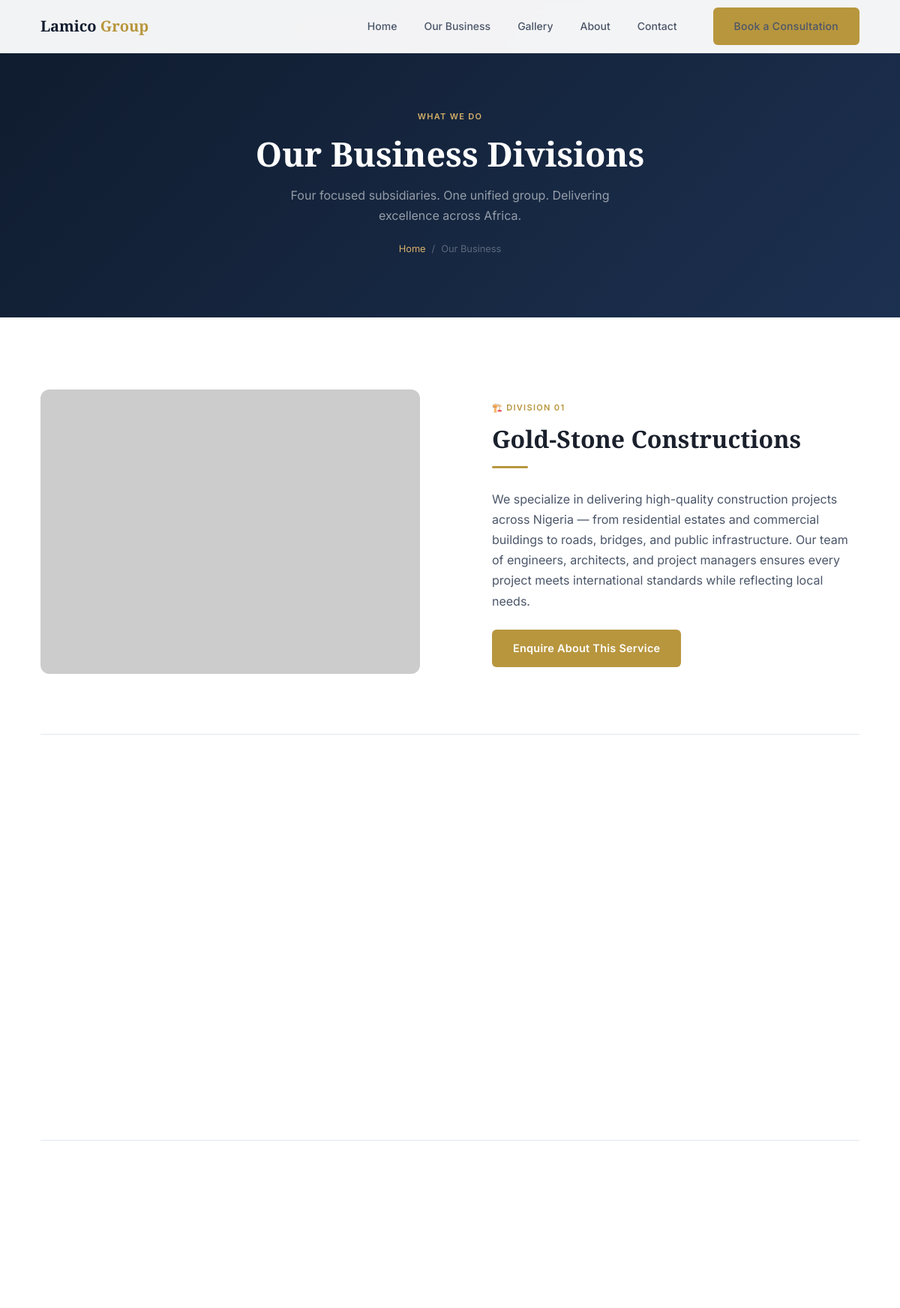
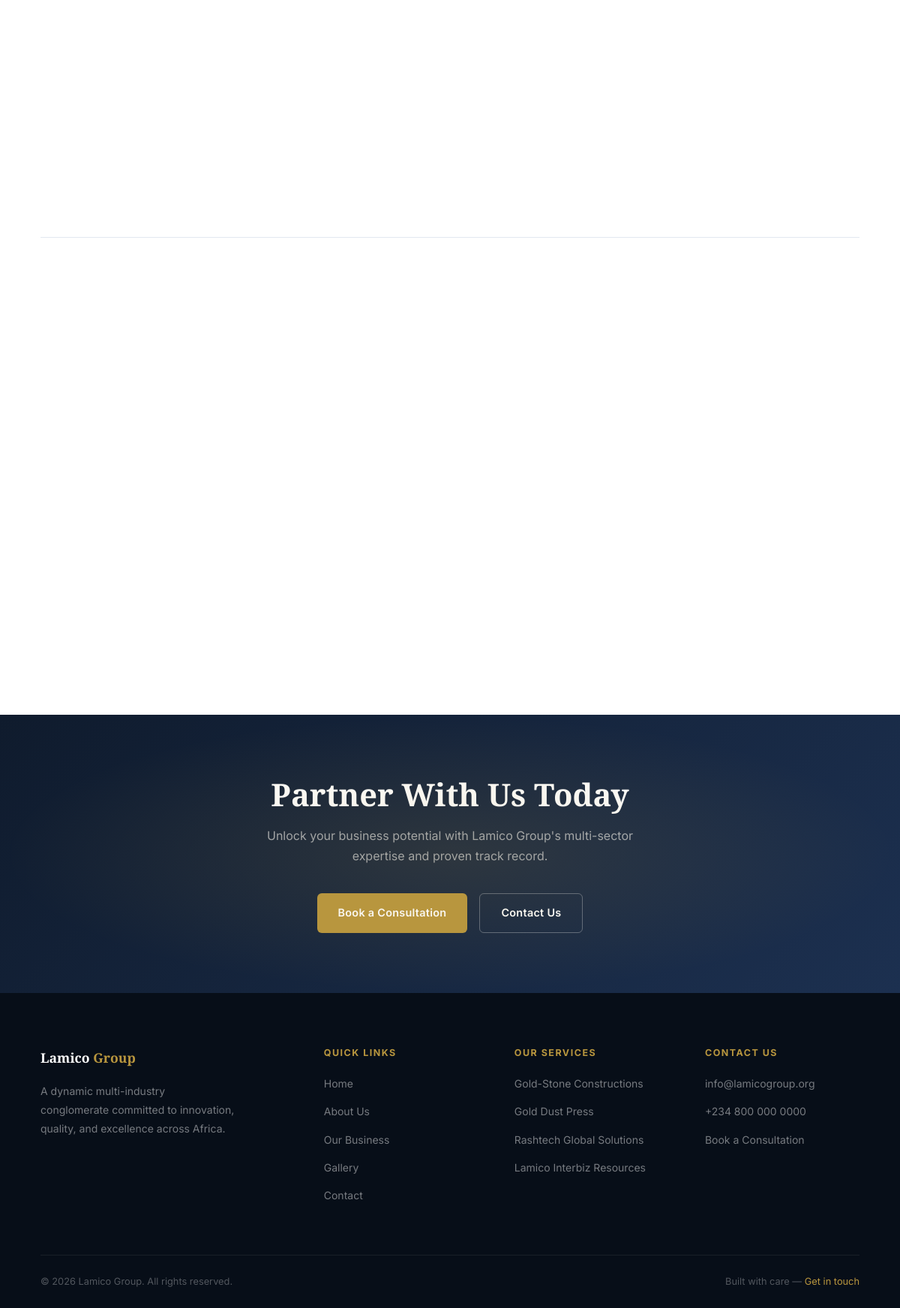
Screenshot of /pages/services.php with the database file from the repository (2 pictures, top to bottom).
### tables this page shows
CREATE TABLE IF NOT EXISTS `services` (
  `id`          INT AUTO_INCREMENT PRIMARY KEY,
  `name`        VARCHAR(255) NOT NULL,
  `slug`        VARCHAR(255) NOT NULL UNIQUE,
  `icon`        VARCHAR(10)  NOT NULL DEFAULT '🏢',
  `short_desc`  TEXT,
  `full_desc`   TEXT,
  `order_num`   INT DEFAULT 0,
  `active`      TINYINT(1) DEFAULT 1,
  `created_at`  TIMESTAMP DEFAULT CURRENT_TIMESTAMP
);

### pages/services.php (the view, shortened to what this page needs)
<?php
require_once '../includes/header.php';
require_once '../includes/db.php';
$services = $pdo->query('SELECT * FROM services WHERE active=1 ORDER BY order_num ASC')->fetchAll();
?>
<section class="page-hero">
  <div class="container">
    <span class="tag" style="color:var(--gold-light);">What We Do</span>
    <h1>Our Business Divisions</h1>
    <p>Four focused subsidiaries. One unified group. Delivering excellence across Africa.</p>
    <div class="breadcrumb">
      <a href="../index.php">Home</a>
      <span>/</span>
      <span>Our Business</span>
    </div>
  </div>
</section>
<section class="section">
  <div class="container">
    <?php foreach ($services as $i => $svc): ?>
    <div id="<?= $svc['slug'] ?>" class="about-grid reveal" style="margin-bottom:80px;<?= ($i % 2 !== 0) ? 'direction:rtl;' : '' ?>">
      <div style="<?= ($i % 2 !== 0) ? 'direction:ltr;' : '' ?>">
        <img src="../assets/images/service-<?= $svc['slug'] ?>.jpg"
             alt="<?= htmlspecialchars($svc['name']) ?>"
             style="border-radius:12px;width:100%;aspect-ratio:4/3;object-fit:cover;"
             onerror="this.src='https://placehold.co/600x450/0F1B2D/B8963E?text=<?= urlencode($svc['name']) ?>'">
      </div>
      <div style="<?= ($i % 2 !== 0) ? 'direction:ltr;padding-right:16px;' : 'padding-left:16px;' ?>">
        <span class="tag"><?= htmlspecialchars($svc['icon']) ?> Division 0<?= $i+1 ?></span>
        <h2 style="font-size:clamp(1.5rem,3vw,2rem);"><?= htmlspecialchars($svc['name']) ?></h2>
        <div class="divider"></div>
        <p><?= nl2br(htmlspecialchars($svc['full_desc'])) ?></p>
        <a href="../pages/booking.php?service=<?= urlencode($svc['name']) ?>" class="btn btn-primary" style="margin-top:24px;">
          Enquire About This Service
        </a>
      </div>
    </div>
    <?php if ($i < count($services)-1): ?>
    <hr style="border:none;border-top:1px solid var(--border);margin:0 0 80px;">
    <?php endif; ?>
    <?php endforeach; ?>
  </div>
</section>
<section class="cta-band">
  <div class="container">
    <h2>Partner With Us Today</h2>
    <p>Unlock your business potential with Lamico Group's multi-sector expertise and proven track record.</p>
    <div class="cta-actions">
      <a href="../pages/booking.php" class="btn btn-primary">Book a Consultation</a>
      <a href="../pages/contact.php" class="btn btn-outline" style="border-color:rgba(255,255,255,.3);color:#fff;">Contact Us</a>
    </div>
  </div>
</section>
<?php require_once '../includes/footer.php'; ?>

### assets/css/style.css (style rules this page uses)
:root { --gold: #B8963E; --gold-light: #D4B068; --gold-pale: #F5EDD6; --navy: #0F1B2D; --navy-mid: #1C3050; --slate: #4A5568; --mist: #F7F8FA; --white: #FFFFFF; --border: #E2E8F0; --text: #1A202C; --text-muted: #718096; --ff-display: 'Playfair Display', Georgia, serif; --ff-body: 'Inter', system-ui, sans-serif; --radius: 6px; --radius-lg: 12px; --shadow-sm: 0 1px 3px rgba(0,0,0,.06), 0 1px 2px rgba(0,0,0,.04); --shadow-md: 0 4px 16px rgba(0,0,0,.08); --shadow-lg: 0 12px 40px rgba(0,0,0,.10); --transition: .25s ease; --max-w: 1140px; }
*, *::before, *::after { box-sizing: border-box; margin: 0; padding: 0; }
html { scroll-behavior: smooth; -webkit-text-size-adjust: 100%; }
body { font-family: var(--ff-body); font-size: 16px; line-height: 1.7; color: var(--text); background: var(--white); overflow-x: hidden; }
img { display: block; max-width: 100%; height: auto; }
a { color: inherit; text-decoration: none; }
.container { width: 100%; max-width: var(--max-w); margin: 0 auto; padding: 0 24px; }
.section { padding: 96px 0; }
.tag { display: inline-block; font-size: 11px; font-weight: 600; letter-spacing: .12em; text-transform: uppercase; color: var(--gold); margin-bottom: 12px; }
h1,h2,h3,h4,h5 { font-family: var(--ff-display); line-height: 1.25; }
h1 { font-size: clamp(2.2rem, 5vw, 3.6rem); font-weight: 700; }
h2 { font-size: clamp(1.8rem, 3.5vw, 2.6rem); font-weight: 600; }
p { color: var(--slate); }
.btn { display: inline-flex; align-items: center; gap: 8px; padding: 13px 28px; font-size: .9rem; font-weight: 600; letter-spacing: .02em; border-radius: var(--radius); transition: var(--transition); }
.btn-primary { background: var(--gold); color: var(--white); }
.btn-outline { border: 1.5px solid var(--gold); color: var(--gold); }
.divider { width: 48px; height: 3px; background: var(--gold); border-radius: 2px; margin: 16px 0 28px; }
.about-grid { display: grid; grid-template-columns: 1fr 1fr; gap: 80px; align-items: center; }
.cta-band { background: linear-gradient(135deg, var(--navy), var(--navy-mid)); padding: 80px 0; text-align: center; position: relative; overflow: hidden; }
.cta-band::after { content: ''; position: absolute; inset: 0; background: radial-gradient(ellipse at center, rgba(184,150,62,.15) 0%, transparent 70%); pointer-events: none; }
.cta-band h2 { color: var(--white); margin-bottom: 16px; }
.cta-band p { color: rgba(255,255,255,.6); max-width: 500px; margin: 0 auto 36px; }
.cta-actions { display: flex; gap: 16px; justify-content: center; flex-wrap: wrap; }
.page-hero { background: linear-gradient(135deg, var(--navy) 0%, var(--navy-mid) 100%); padding: 140px 0 80px; text-align: center; }
.page-hero h1 { color: var(--white); margin-bottom: 14px; font-size: clamp(1.8rem,4vw,2.8rem); }
.page-hero p { color: rgba(255,255,255,.55); max-width: 500px; margin: 0 auto; }
.breadcrumb { display: flex; justify-content: center; gap: 8px; font-size: .8rem; color: rgba(255,255,255,.4); margin-top: 20px; }
.breadcrumb a { color: var(--gold-light); }
.breadcrumb span { color: rgba(255,255,255,.3); }
.reveal { opacity: 0; transform: translateY(28px); transition: opacity .55s ease, transform .55s ease; }
.reveal.visible { opacity: 1; transform: none; }

### rows the page displays
services: icon "🏗️", name "Gold-Stone Constructions", full_desc "We specialize in delivering high-quality construction projects across Nigeria — from residential estates and commercial buildings to roads, bridges, and public infrastructure. Our team of engineers, architects, and project managers ensures every project meets international standards while reflecting local needs."
